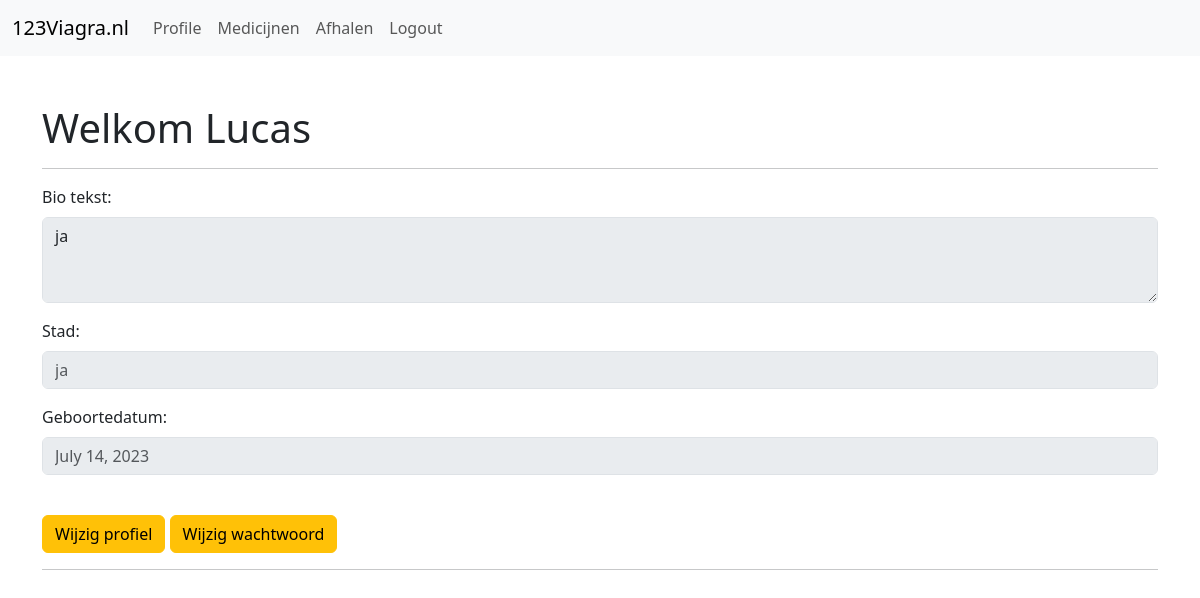
Page / (signed in) on the committed database.
### base/models.py (models this page shows)
class Profile(models.Model):
    user = models.OneToOneField(User, on_delete=models.CASCADE)
    bioText = models.TextField()
    city = models.TextField()
    dateOfBirth = models.DateField(null=True, blank=True)
    def __str__(self):
        return self.user.username

### base/views.py (the view)
# urls.py: path("", views.index, name="index"),
@login_required
def index(request):
    profile = Profile.objects.get(user=request.user)
    context = {"profile": profile}
    return render(request, "base/index.html", context)

### base/templates/base/index.html
{% extends 'base/base.html' %}
{% load static %}
{% block content %}
    <div class="row">
        <div class="col-12">
            <h1>Welkom {{ profile }}</h1>
            <hr>
            <div class="mb-3">
                <label for="exampleFormControlTextarea1" class="form-label">Bio tekst:</label>
                <textarea class="form-control" id="exampleFormControlTextarea1" rows="3"
                          disabled>{{ profile.bioText }}</textarea>
            </div>
            <div class="mb-3">
                <label for="exampleFormControlInput1" class="form-label">Stad:</label>
                <input type="text" class="form-control" id="exampleFormControlInput1" placeholder="{{ profile.city }}" disabled>
            </div>
            <div class="mb-3">
                <label for="exampleFormControlInput1" class="form-label">Geboortedatum:</label>
                <input type="text" class="form-control" id="exampleFormControlInput1" placeholder="{{ profile.dateOfBirth }}" disabled>
            </div>
            <br>
            <a href="{% url 'profile_edit' %}" class="btn btn-warning">Wijzig profiel</a>
            <a href="{% url 'password_edit' %}" class="btn btn-warning">Wijzig wachtwoord</a>
            <hr>
        </div>
    </div>
{% endblock %}

### rows in the picture
Profile: user.username "Lucas", bioText "ja", city "ja", dateOfBirth "July 14, 2023"
